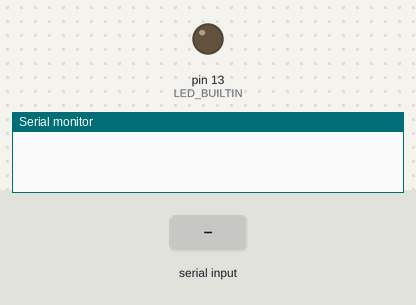
Recording of a sketch running on a simulated Arduino Uno, built with avr-gcc and run on an emulated ATmega328P. On the bench: output pins drawn as LEDs (lit = HIGH), the last lines printed to the serial monitor. The inputs (shaded band) are chosen by the test bench.

Above: at 1.2 s.
1.3 s: "1" received over Serial
At 2.5 s:
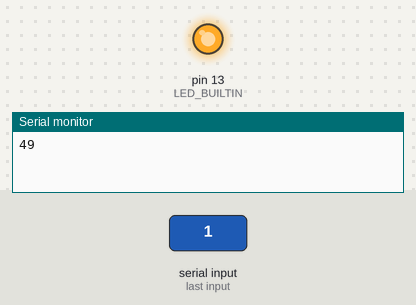
2.8 s: "0" received over Serial
At 3.2 s:
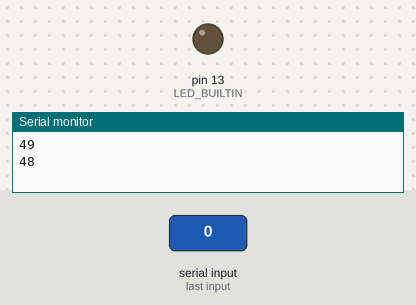
Timing chart, 0 to 5.8 s (numbered marks = the images above; inputs shaded):
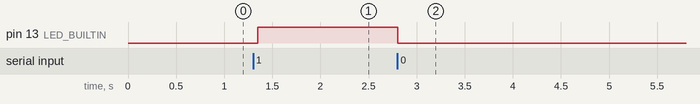

The sketch:

main.ino
```cpp
void setup()
{
  Serial.begin(9600);

  pinMode(LED_BUILTIN, OUTPUT);

}

void loop()
{
  //serial info read
  if ( Serial.available() > 0 ) { //if bites detected
    char simbols = Serial.read(); //read data by one bite

    Serial.println(simbols, DEC);

    //turn on LED once got 1 from input
    if (simbols == 49) { //49 == '1'
      digitalWrite(LED_BUILTIN, HIGH);
    } else if (simbols == '0'){
      digitalWrite(LED_BUILTIN, LOW);
    }

  }

  delay(50); //only for simulation

}
```

Measured:
- after the input at 1.3 s, pin 13 (LED_BUILTIN): LOW → HIGH after 0.05 s
- after the input at 2.8 s, pin 13 (LED_BUILTIN): HIGH → LOW at once
